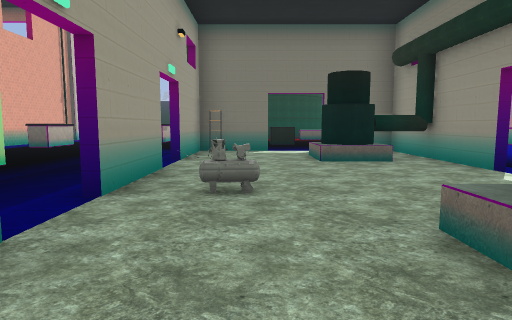
[1] (above)

24 first-person views from a walk through a 3-D level made in the Godot game engine. The camera is 1.3 m above the floor, tilts 6° down and sees 75° across. The floor is counted in squares, 2 m on a side. Each view is taken from the middle of a square. On the plan, view 1 faces up. The plan holds only what a view shows up to about 10 squares ahead; the rest is blank. The place goes on beyond the plan. Some surface patterns are stand-ins.

[2]
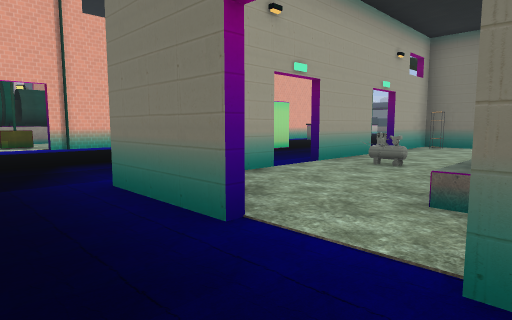

[3]
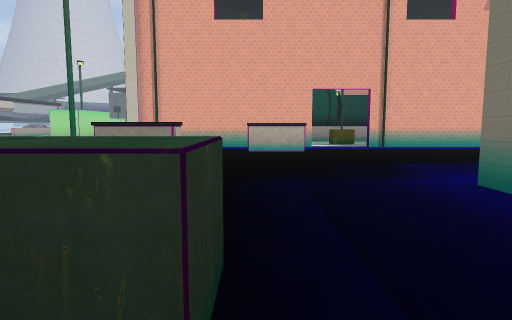

[4]
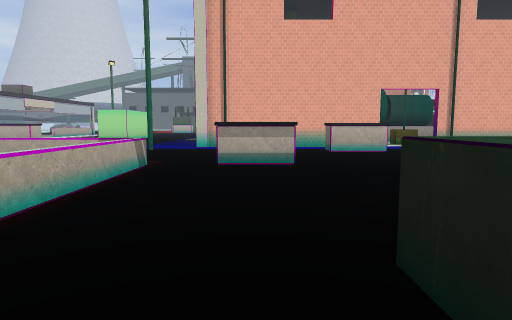

[5]
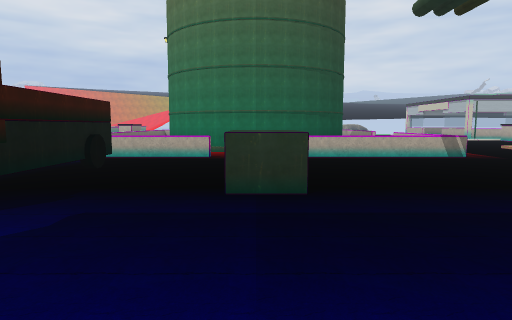

[6]
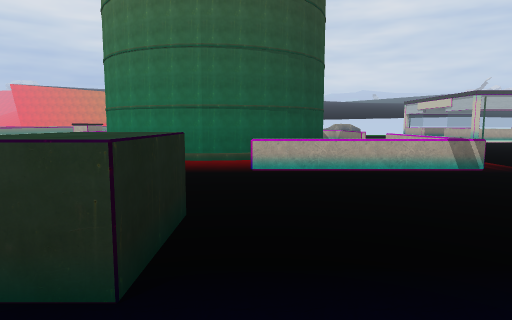

[7]
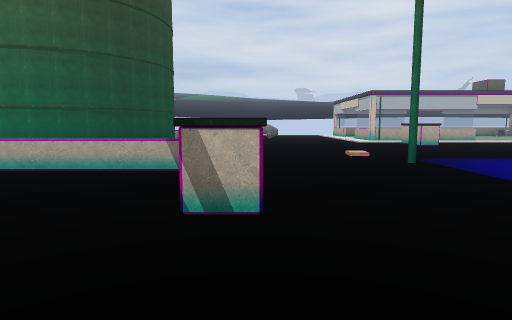

[8]
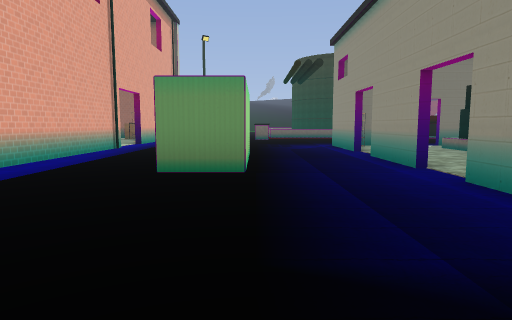

[9]
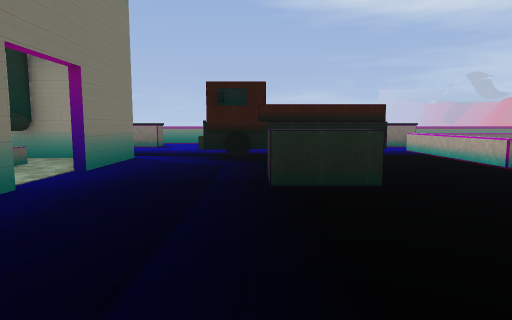

[10]
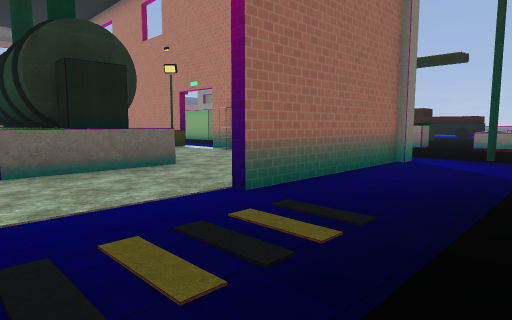

[11]
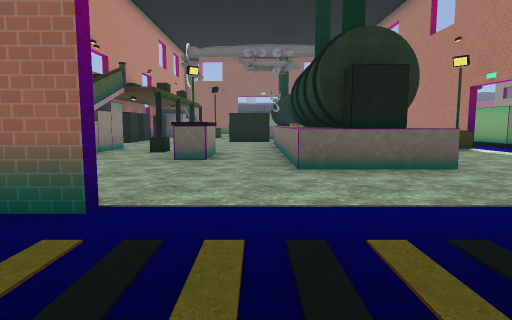

[12]
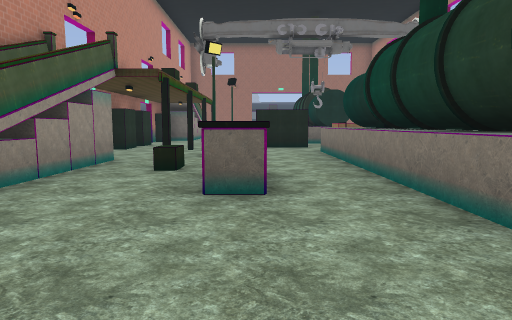

[13]
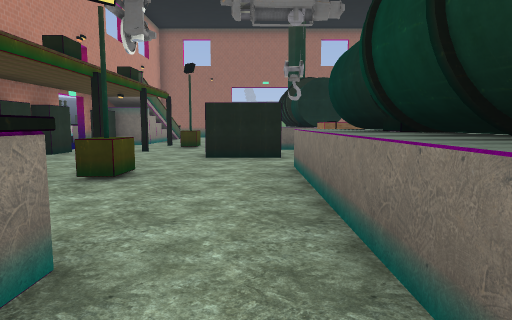

[14]
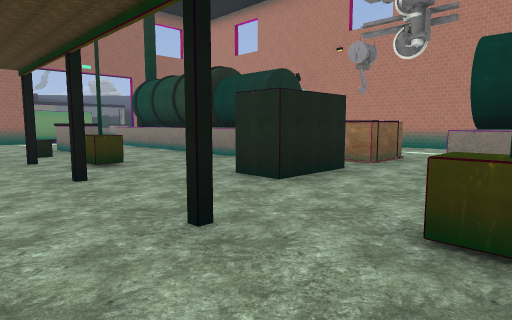

[15]
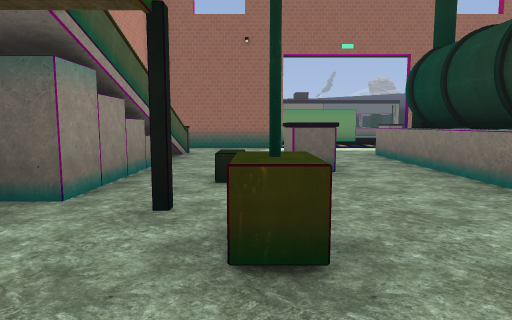

[16]
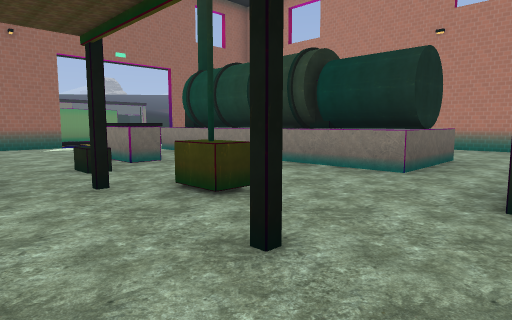

[17]
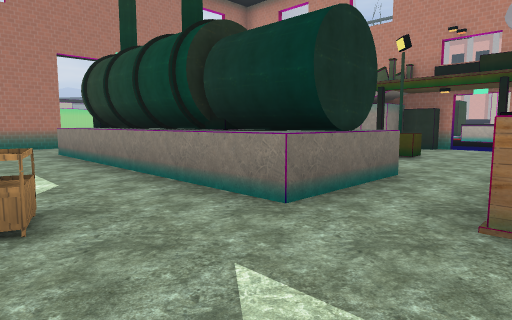

[18]
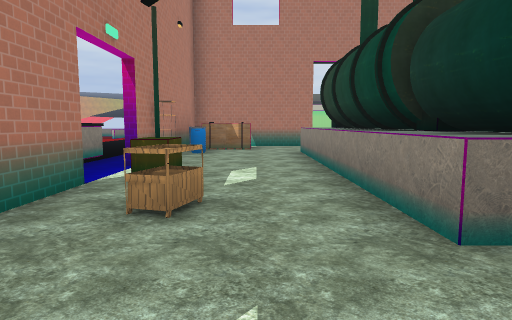

[19]
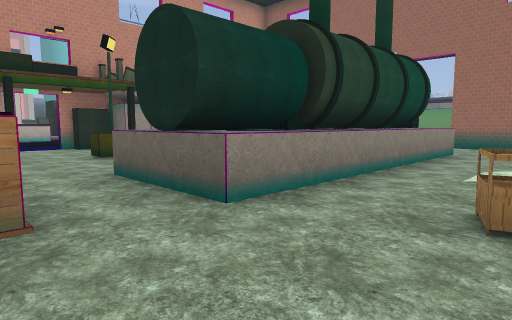

[20]
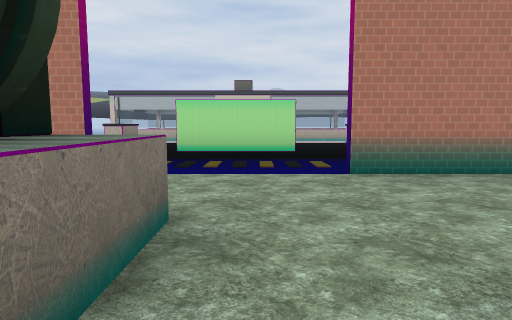

[21]
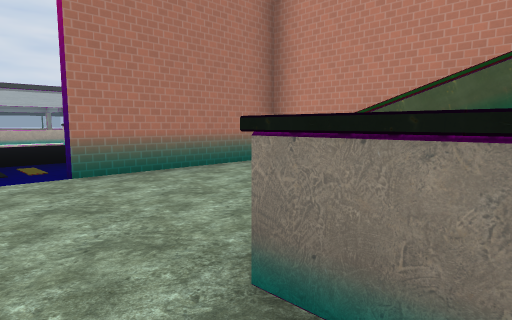

[22]
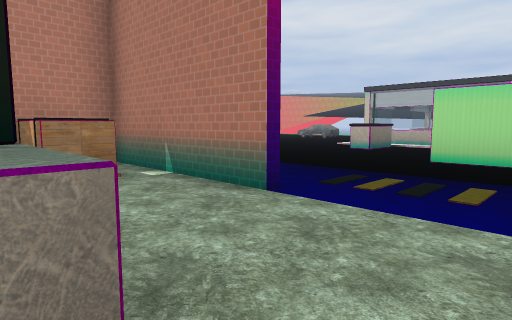

[23]
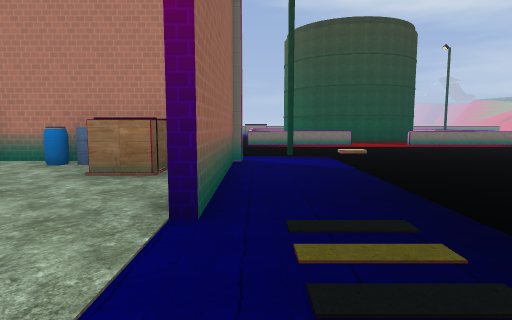

[24]
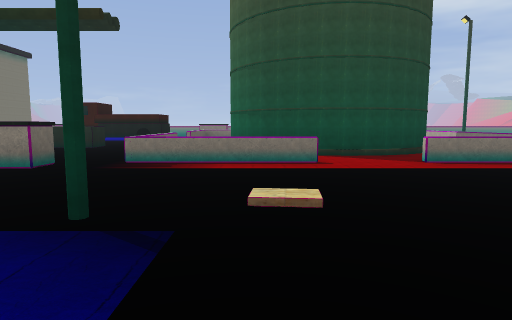

### Floor plan
Key: @ floor where view 1 was taken; # wall or solid block; x gap in a wall; . floor; / step, stairs or slope; = window, fence, low wall or low ledge; ^ raised ledge; P pedestal; C column; A cart; B barrel; O other object.
Columns run from 18 left of view 1 to 7 right of it. Each row starts with its distance up from view 1.
 14 ###... ##
 13 #..... .
 12 #....^O^.
 11 #..^.##^.
 10 #..^.##^.  .^.
  9 #.^..##^.  ...    ..
  8 #C...##^. ......#O#. #
  7 ..^..##^.A#.....#..###
  6 .....=#^..#........###.
  5 xC........#.. #......#.
  4 ....#.^...#.. #.#.....
  3 xC........#..##.#.=..
  2 .....=#^..#........###
  1 ..^..##^.A#.....#..###   ^
  0 #C...##^.^......##@..#...^
 -1 #.^..##^.........##.##....
 -2 #..^.##^..O.^..   ....^.^
 -3 #..^.##^..#.^...   ^..#..
 -4 #....^P^.B#..... ..^  #
 -5  .......^^#...^.......#
 -6 .........^#..............
 -7 ###....###.....====.====.^
 -8   .........#...=  ...  =
 -9   ........../..= ##### =
-10   .............=.#   #.=
-11   ..###..........#
-12   ..  .........=.#

Positions as (right, up) in squares from view 1, and headings:
1: (0, 0), facing up
2: (2, -2), facing up-left
3: (2, -3), facing left
4: (2, -5), facing left
5: (1, 0), facing down
6: (0, -2), facing down
7: (-4, -2), facing down
8: (-4, -2), facing up
9: (-3, -3), facing right
10: (-14, -9), facing up-right
11: (-14, -9), facing up
12: (-15, -6), facing up
13: (-14, -3), facing up
14: (-18, 1), facing up-right
15: (-16, 5), facing up
16: (-18, 4), facing up-right
17: (-9, 4), facing down-left
18: (-10, 4), facing down
19: (-9, 4), facing up-left
20: (-14, -2), facing down
21: (-14, -2), facing down-left
22: (-14, -4), facing down-right
23: (-14, -7), facing right
24: (-9, -9), facing right
